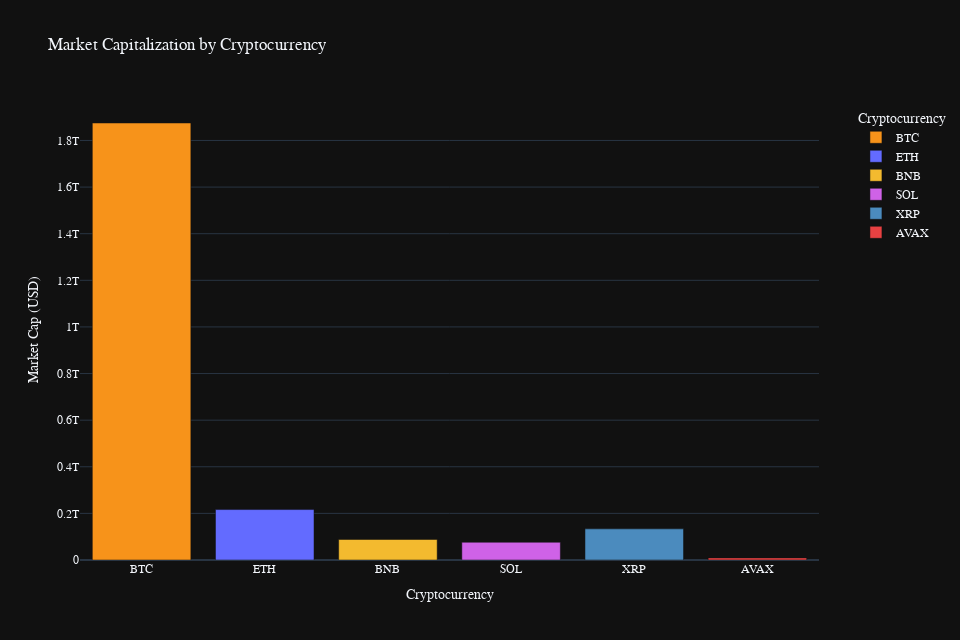

Write notebook code for a chart like this one.
### Code cell
# 1. Market Cap Comparison (Bar Chart)
fig1 = px.bar(
    tokenomics_df,
    x='symbol',
    y='market_cap',
    title='Market Capitalization by Cryptocurrency',
    labels={'market_cap': 'Market Cap (USD)', 'symbol': 'Cryptocurrency'},
    color='symbol',
    color_discrete_map={
        'BTC': '#F7931A',  # Bitcoin Orange
        'ETH': '#636BFF',  # Ethereum Blue
        'BNB': '#F3BA2F',  # Binance Yellow
        'SOL': '#CF62E7',   # Solana Pink
        'XRP': '#4B8BBE',  # XRP Blue
        'AVAX': '#E84142'  # Avalanche Red
    },
)

# Customize the layout
fig1.update_layout(
    template='plotly_dark',
    hovermode='x unified',
    font_family="IBM Plex Sans",
    legend=dict(
        yanchor="top",
        y=0.99,
        xanchor="left",
        x=1.05
    ),
    height=800/1.25,  # Adjust height
    width=1200/1.25,  # Adjust width
)

# Show the plot
fig1.show(config={
    'displayModeBar': True,
    'displaylogo': False,
    'modeBarButtonsToAdd': ['fullscreen']
})

### Figure 1 — Plotly figure (JSON) as saved in the notebook; plotly's stock layout.template omitted (floating-point values rounded to 4 significant figures)
{"data": [{"hovertemplate": "Cryptocurrency=%{x}<br>Market Cap (USD)=%{y}<extra></extra>", "legendgroup": "BTC", "marker": {"color": "#F7931A", "pattern": {"shape": ""}}, "name": "BTC", "orientation": "v", "showlegend": true, "textposition": "auto", "type": "bar", "x": ["BTC"], "xaxis": "x", "y": [1875006787308], "yaxis": "y"}, {"hovertemplate": "Cryptocurrency=%{x}<br>Market Cap (USD)=%{y}<extra></extra>", "legendgroup": "ETH", "marker": {"color": "#636BFF", "pattern": {"shape": ""}}, "name": "ETH", "orientation": "v", "showlegend": true, "textposition": "auto", "type": "bar", "x": ["ETH"], "xaxis": "x", "y": [216378442053], "yaxis": "y"}, {"hovertemplate": "Cryptocurrency=%{x}<br>Market Cap (USD)=%{y}<extra></extra>", "legendgroup": "BNB", "marker": {"color": "#F3BA2F", "pattern": {"shape": ""}}, "name": "BNB", "orientation": "v", "showlegend": true, "textposition": "auto", "type": "bar", "x": ["BNB"], "xaxis": "x", "y": [88045858285], "yaxis": "y"}, {"hovertemplate": "Cryptocurrency=%{x}<br>Market Cap (USD)=%{y}<extra></extra>", "legendgroup": "SOL", "marker": {"color": "#CF62E7", "pattern": {"shape": ""}}, "name": "SOL", "orientation": "v", "showlegend": true, "textposition": "auto", "type": "bar", "x": ["SOL"], "xaxis": "x", "y": [76193370131], "yaxis": "y"}, {"hovertemplate": "Cryptocurrency=%{x}<br>Market Cap (USD)=%{y}<extra></extra>", "legendgroup": "XRP", "marker": {"color": "#4B8BBE", "pattern": {"shape": ""}}, "name": "XRP", "orientation": "v", "showlegend": true, "textposition": "auto", "type": "bar", "x": ["XRP"], "xaxis": "x", "y": [133607600647], "yaxis": "y"}, {"hovertemplate": "Cryptocurrency=%{x}<br>Market Cap (USD)=%{y}<extra></extra>", "legendgroup": "AVAX", "marker": {"color": "#E84142", "pattern": {"shape": ""}}, "name": "AVAX", "orientation": "v", "showlegend": true, "textposition": "auto", "type": "bar", "x": ["AVAX"], "xaxis": "x", "y": [9104533897], "yaxis": "y"}], "layout": {"barmode": "relative", "font": {"family": "IBM Plex Sans"}, "height": 640, "hovermode": "x unified", "legend": {"title": {"text": "Cryptocurrency"}, "tracegroupgap": 0, "x": 1.05, "xanchor": "left", "y": 0.99, "yanchor": "top"}, "title": {"text": "Market Capitalization by Cryptocurrency"}, "width": 960, "xaxis": {"anchor": "y", "categoryarray": ["BTC", "ETH", "BNB", "SOL", "XRP", "AVAX"], "categoryorder": "array", "domain": [0, 1], "title": {"text": "Cryptocurrency"}}, "yaxis": {"anchor": "x", "domain": [0, 1], "title": {"text": "Market Cap (USD)"}}}}
